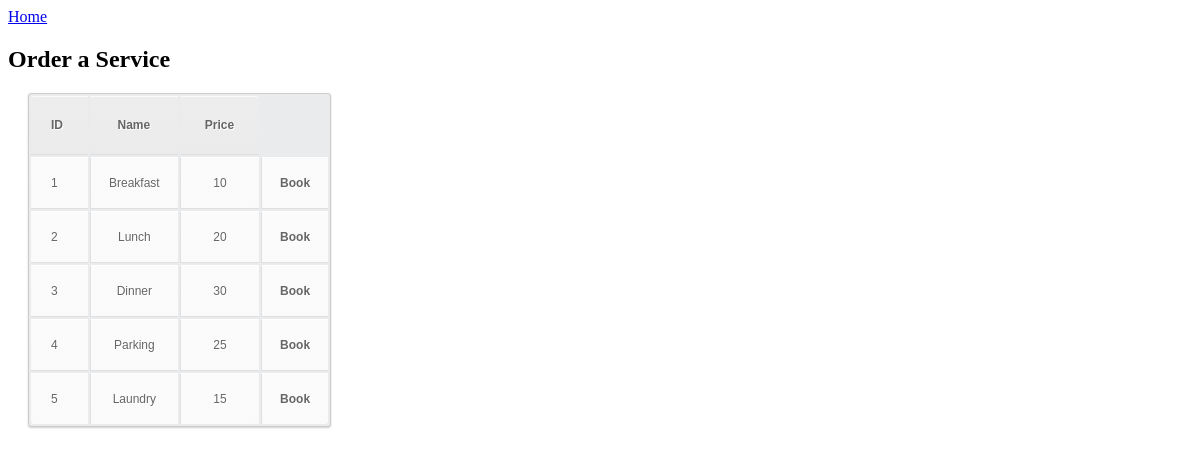
Page /web/listService.php on the committed database.
### tables this page shows
CREATE TABLE service (
	service_id         integer not null AUTO_INCREMENT,
	service_name       varchar(10),
	price              real,
	primary key (service_id)
);

### web/listService.php (the view, shortened to what this page needs)
<!DOCTYPE html>
<html lang="en">
<head>
    <link rel="stylesheet" href="css/table.css">
</head>
<?php
include 'return_to_home.php';
?>
<h2>Order a Service</h2>
<?php
    $query="select	*   from	service";
    $result = mysql_query($query);
    echo "<table><tr><th>ID</th><th>Name</th><th>Price</th>";
    while($service = mysql_fetch_array($result)){
        $id=$service["service_id"];
        echo "<tr><td>".$service["service_id"]."</td><td>".$service["service_name"]."</td><td>"
        .$service["price"]."</td><td><a href='orderservice.php?id=$id'>Book</a></td></tr>";
    }
    echo "</table>";
?>
</body>
</html>

### web/css/table.css (style rules this page uses)
table a:link { color: #666; font-weight: bold; text-decoration:none; }
table { font-family:Arial, Helvetica, sans-serif; color:#666; font-size:12px; text-shadow: 1px 1px 0px #fff; background:#eaebec; margin:20px; border:#ccc 1px solid; -moz-border-radius:3px; -webkit-border-radius:3px; border-radius:3px; -moz-box-shadow: 0 1px 2px #d1d1d1; -webkit-box-shadow: 0 1px 2px #d1d1d1; box-shadow: 0 1px 2px #d1d1d1; }
table th { padding:21px 25px 22px 25px; border-top:1px solid #fafafa; border-bottom:1px solid #e0e0e0; background: #ededed; background: -webkit-gradient(linear, left top, left bottom, from(#ededed), to(#ebebeb)); background: -moz-linear-gradient(top, #ededed, #ebebeb); }
table th:first-child { text-align: left; padding-left:20px; }
table tr:first-child th:first-child { -moz-border-radius-topleft:3px; -webkit-border-top-left-radius:3px; border-top-left-radius:3px; }
table tr:first-child th:last-child { -moz-border-radius-topright:3px; -webkit-border-top-right-radius:3px; border-top-right-radius:3px; }
table tr { text-align: center; padding-left:20px; }
table tr td:first-child { text-align: left; padding-left:20px; border-left: 0; }
table tr td { padding:18px; border-top: 1px solid #ffffff; border-bottom:1px solid #e0e0e0; border-left: 1px solid #e0e0e0; background: #fafafa; background: -webkit-gradient(linear, left top, left bottom, from(#fbfbfb), to(#fafafa)); background: -moz-linear-gradient(top, #fbfbfb, #fafafa); }
table tr:last-child td { border-bottom:0; }
table tr:last-child td:first-child { -moz-border-radius-bottomleft:3px; -webkit-border-bottom-left-radius:3px; border-bottom-left-radius:3px; }
table tr:last-child td:last-child { -moz-border-radius-bottomright:3px; -webkit-border-bottom-right-radius:3px; border-bottom-right-radius:3px; }

### rows in the picture
service: service_id "1", service_name "Breakfast", price "10"
service: service_id "2", service_name "Lunch", price "20"
service: service_id "3", service_name "Dinner", price "30"
service: service_id "4", service_name "Parking", price "25"
service: service_id "5", service_name "Laundry", price "15"
